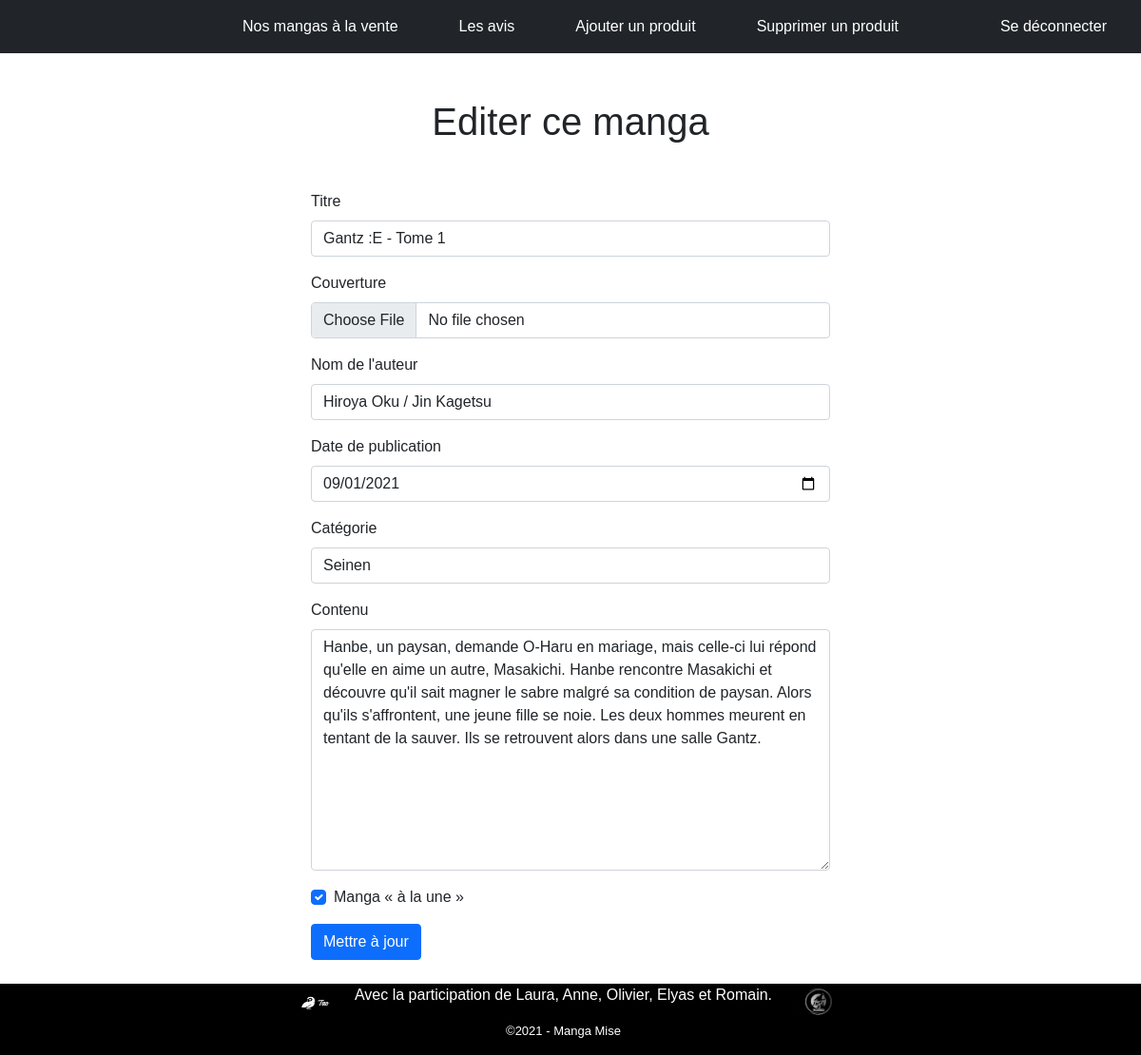
Page /update-product.php?id=29 (signed in) on the committed database.
### tables this page shows
CREATE TABLE `manga` (
  `id` tinyint(4) NOT NULL,
  `title` varchar(50) NOT NULL,
  `author` varchar(60) NOT NULL,
  `description` varchar(6000) NOT NULL,
  `publish_date` date NOT NULL,
  `cover` varchar(250) NOT NULL,
  `price` decimal(4,2) NOT NULL,
  `promote` tinyint(1) NOT NULL,
  `category` varchar(35) NOT NULL,
  `stock` int(11) NOT NULL,
  `avis` varchar(100) NOT NULL
);

### update-product.php (the view, shortened to what this page needs)
<?php
require 'inc/config.php';
if (isset($_GET['id']) && !empty($_GET['id']) && is_numeric($_GET['id'])) {
    $query = $conn->prepare('SELECT * FROM manga WHERE id = :id_param');
    $query->bindValue(':id_param', $_GET['id'], PDO::PARAM_INT);
    $query->execute();
    $manga = $query->fetch(PDO::FETCH_ASSOC);
}
?>
<!DOCTYPE html>
<html lang="fr" class="h-100">
<head>
    <link href="https://cdn.jsdelivr.net/npm/bootstrap@5.1.3/dist/css/bootstrap.min.css" rel="stylesheet">
</head>
<body class="d-flex flex-column h-100">
    <?php include 'inc/header.php'; ?>
    <main class="flex-shrink-0">
        <div class="container">
            <div class="row justify-content-center">
                <?php if (!isset($manga) || empty($manga)) : ?>
                    <div class="col-6">
                        <div class="alert alert-danger mt-5">Manga introuvable ou aucun identifiant renseigné</div>
                    </div>
                <?php else : ?>
                    <div class="col-6">
                        <h1 class="text-center my-5">Editer ce manga</h1>
                        <form method="post" enctype="multipart/form-data">
                            <div class="mb-3">
                                <label for="title" class="form-label">Titre</label>
                                <input type="text" id="title" name="title" class="form-control" value="<?= $manga['title']; ?>">
                            </div>
                            <div class="mb-3">
                                <label for="cover" class="form-label">Couverture</label>
                                <input type="file" id="cover" name="cover" class="form-control" value="<?= $manga['cover']; ?>">
                            </div>
                            <div class="mb-3">
                                <label for="author" class="form-label">Nom de l'auteur</label>
                                <input type="text" id="author" name="author" class="form-control" value="<?= $manga['author']; ?>">
                            </div>
                            <div class="mb-3">
                                <label for="publish_date" class="form-label">Date de publication</label>
                                <input type="date" id="publish_date" name="publish_date" class="form-control" value="<?= $manga['publish_date']; ?>">
                            </div>
                            <div class="mb-3">
                                <label for="category" class="form-label">Catégorie</label>
                                <select id="category" name="category" class="form-control">
                                    <?php foreach ($categories as $kCat => $vCat) : ?>
                                        <option value="<?= $kCat; ?>" <?= ($manga['category'] == $kCat) ? 'selected' : ''; ?>><?= mb_strtoupper(mb_substr($vCat, 0, 1)) . mb_substr($vCat, 1); ?></option>
                                    <?php endforeach; ?>
                                </select>
                            </div>
                            <div class="mb-3">
                                <label for="description" class="form-label">Contenu</label>
                                <textarea id="description" name="description" class="form-control" rows="10"><?= $manga['description']; ?></textarea>
                            </div>
                            <div class="mb-3 form-check">
                                <input type="checkbox" name="promote" class="form-check-input" id="promote" <?= ($manga['promote'] == 1) ? 'checked' : ''; ?>>
                                <label class="form-check-label" for="promote">Manga &laquo; à la une &raquo;</label>
                            </div>
                            <button type="submit" class="mb-4 btn btn-primary">Mettre à jour</button>
                        </form>
                    </div>
                <?php endif; ?>
            </div>
        </div>
    </main>
</body>
<?php include_once 'inc/footer.php';?>
</html>

### css/style.css (style rules this page uses)
* { margin: 0; font-family: 'Poppins', sans-serif; }
.container { width: 1140px; margin: 0 auto; }

### rows in the picture
manga: title "Gantz :E - Tome 1", author "Hiroya Oku / Jin Kagetsu", publish_date "09/01/2021", category "Seinen", description "Hanbe, un paysan, demande O-Haru en mariage, mais celle-ci lui répond qu'elle en aime un autre, Masakichi. Hanbe rencontre Masakichi et découvre qu'il sait magner le sabre malgré sa condition de paysan. Alors qu'ils s'affrontent, une jeune fille se noie. Les deux hommes meurent en tentant de la sauver. Ils se retrouvent alors dans une salle Gantz.", promote "☑"
